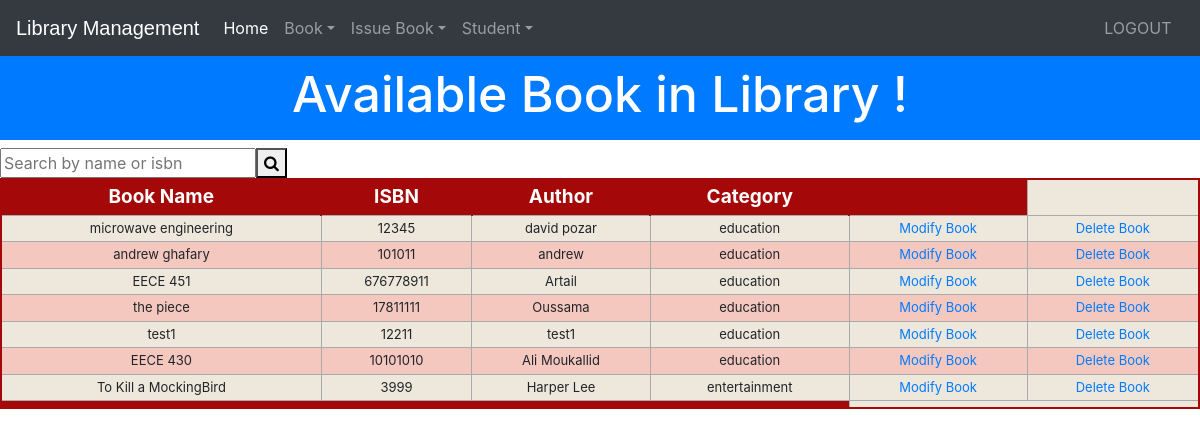
Before: /viewbook (signed in) with the older database file.
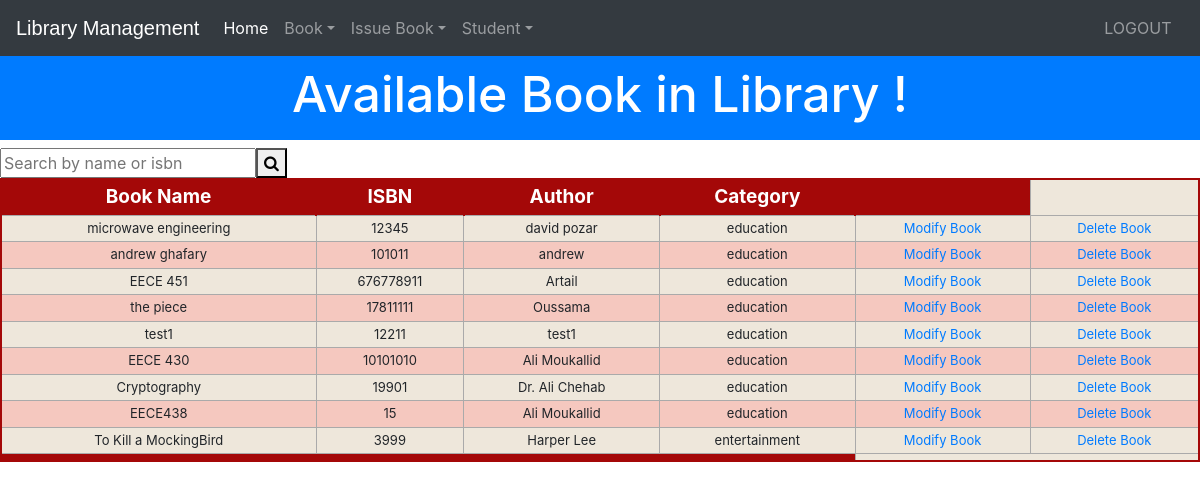
After: the same page with the newer database file.
### library/models.py (models this page shows, shortened)
class Book(models.Model):
    catchoice= [
        ('education', 'Education'),
        ('entertainment', 'Entertainment'),
        ('comics', 'Comics'),
        ('biography', 'Biographie'),
        ('history', 'History'),
        ]
    name=models.CharField(max_length=30)
    isbn=models.PositiveIntegerField(unique=True)
    author=models.CharField(max_length=40)
    category=models.CharField(max_length=30,choices=catchoice,default='education')
    Active=models.BooleanField(default = True)

### library/views.py (the view)
# urls.py: path('viewbook', views.viewbook_view,name = 'viewbook'),
@login_required(login_url='adminlogin')
@user_passes_test(is_admin)
def viewbook_view(request):
    books=models.Book.objects.filter(Active = True).order_by('category')
    return render(request,'library/viewbook.html',{'books':books})

### library/views.py (called while the page is built)
def is_admin(user):
    return user.groups.filter(name='ADMIN').exists()

### templates/library/viewbook.html (shortened to what this page needs)
<!DOCTYPE html>
<html lang="en" dir="ltr">
  <head>
  </head>
  <body>
    {% include "library/navbaradmin.html" %}
    <br>
    <br>
    <h3 class="p-3 mb-2 bg-primary text-white" style = 'font-size: 50px;text-align:center;'>Available Book in Library !</h3>
{% if books%}
<form class="d-flex" method=POST action="{% url 'searchbooksadmin' %}">
  <input type="text" placeholder="Search by name or isbn" name="searched">
  <button type="submit"><i class="fa fa-search"></i></button>
</form>
<table class="redTable">
<thead>
<tr>
<th>Book Name</th>
<th>ISBN</th>
<th>Author</th>
<th>Category</th>
<th></th>
</tr>
</thead>
<tfoot>
<tr>
<td colspan="4" rowspan="4">
</td>
</tr>
</tfoot>
<tbody>
  {% for book in books %}
    <tr>
      <td>{{book.name}}</td>
      <td>{{book.isbn}}</td>
      <td>{{book.author}}</td>
      <td>{{book.category}}</td>
      <td><a href="{% url 'modifybook' book.isbn %}"</a>Modify Book</td>
          <td><a href="{% url 'deletebook' book.isbn %}"</a>Delete Book</td>
    </tr>
  {% endfor %}
</tbody>
</table>
{%else%}
<h1>Have 0 book</h1>
{%endif%}
<br><br><br><br><br><br><br><br><br>
  </body>
</html>

Changed rows visible on the page:
added Book: name "Cryptography", isbn "19901", author "Dr. Ali Chehab", category "education"
added Book: name "EECE438", isbn "15", author "Ali Moukallid", category "education"
